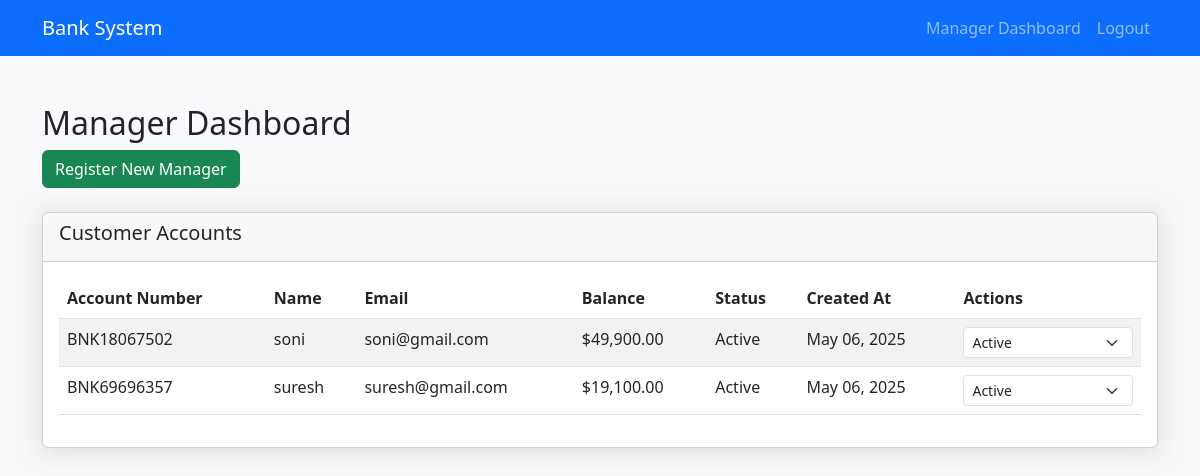
Before: /manager/dashboard.php (signed in) with the older database file.
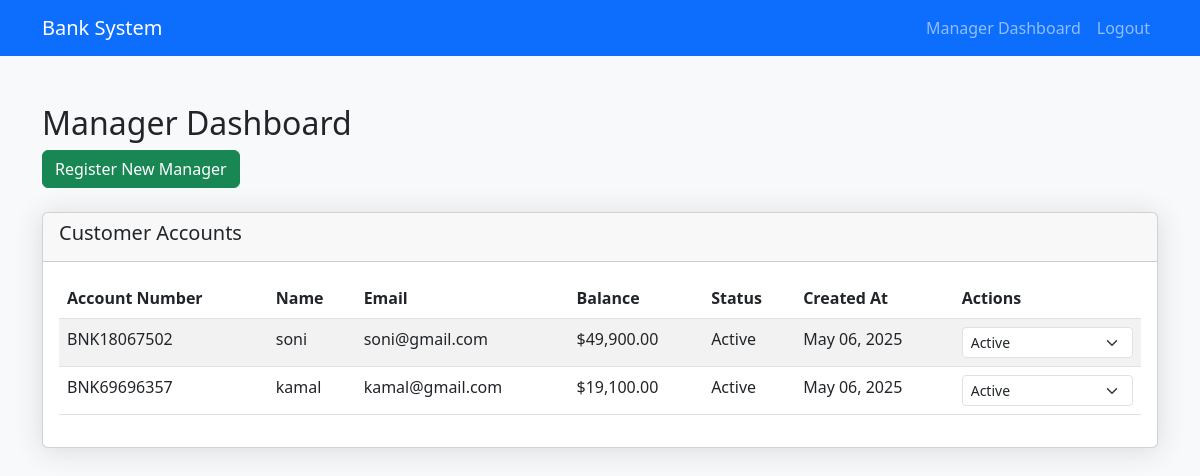
After: the same page with the newer database file.
### tables this page shows
CREATE TABLE `customers` (
  `id` int(11) NOT NULL,
  `name` varchar(100) NOT NULL,
  `email` varchar(100) NOT NULL,
  `password` varchar(255) NOT NULL,
  `account_number` varchar(20) NOT NULL,
  `balance` decimal(10,2) DEFAULT 0.00,
  `status` enum('pending','active','rejected','suspended') DEFAULT 'pending',
  `created_at` timestamp NOT NULL DEFAULT current_timestamp()
);

### includes/functions.php (called while the page is built, shortened)
<?php
function isCustomerLoggedIn() {
    return isset($_SESSION['customer_id']);
}
function isManagerLoggedIn() {
    return isset($_SESSION['manager_id']) && isset($_SESSION['manager_role']);
}
?>

### manager/dashboard.php (the view, shortened to what this page needs)
<?php
require_once '../includes/functions.php';
$sql = "SELECT * FROM customers ORDER BY created_at DESC";
$customers = $conn->query($sql);
?>
<?php include '../includes/header.php'; ?>
    <h2>Manager Dashboard</h2>
    <?php if ($_SESSION['manager_role'] === 'admin'): ?>
    <div class="mb-3">
        <a href="register.php" class="btn btn-success">Register New Manager</a>
    </div>
    <?php endif; ?>
    <div class="card mt-4">
        <div class="card-header">
            <h5>Customer Accounts</h5>
        </div>
        <div class="card-body">
            <?php if ($customers->num_rows > 0): ?>
                <div class="table-responsive">
                    <table class="table table-striped">
                        <thead>
                            <tr>
                                <th>Account Number</th>
                                <th>Name</th>
                                <th>Email</th>
                                <th>Balance</th>
                                <th>Status</th>
                                <th>Created At</th>
                                <th>Actions</th>
                            </tr>
                        </thead>
                        <tbody>
                            <?php while ($customer = $customers->fetch_assoc()): ?>
                                <tr>
                                    <td><?php echo $customer['account_number']; ?></td>
                                    <td><?php echo $customer['name']; ?></td>
                                    <td><?php echo $customer['email']; ?></td>
                                    <td>$<?php echo number_format($customer['balance'], 2); ?></td>
                                    <td><?php echo ucfirst($customer['status']); ?></td>
                                    <td><?php echo date('M d, Y', strtotime($customer['created_at'])); ?></td>
                                    <td>
                                        <form method="POST" class="d-inline">
                                            <select name="status" class="form-select form-select-sm" onchange="this.form.submit()">
                                                <option value="active" <?php echo $customer['status'] == 'active' ? 'selected' : ''; ?>>Active</option>
                                            </select>
                                        </form>
                                    </td>
                                </tr>
                            <?php endwhile; ?>
                        </tbody>
                    </table>
                </div>
            <?php else: ?>
                <p>No customer accounts found.</p>
            <?php endif; ?>
        </div>
    </div>
<?php include '../includes/footer.php'; ?>

### includes/header.php (shortened to what this page needs)
<?php
require_once __DIR__ . '/functions.php';
?>
<!DOCTYPE html>
<html lang="en">
<head>
    <link href="https://cdn.jsdelivr.net/npm/bootstrap@5.3.0/dist/css/bootstrap.min.css" rel="stylesheet">
    <link href="../assets/css/style.css" rel="stylesheet">
</head>
<body>
    <nav class="navbar navbar-expand-lg navbar-dark bg-primary">
        <div class="container">
            <a class="navbar-brand" href="../bank/index.php">Bank System</a>
            <div class="collapse navbar-collapse" id="navbarNav">
                <ul class="navbar-nav ms-auto">
                    <?php if (isCustomerLoggedIn()): ?>
                        <li class="nav-item">
                            <a class="nav-link" href="../customer/dashboard.php">Dashboard</a>
                        </li>
                        <li class="nav-item">
                            <a class="nav-link" href="../logout.php">Logout</a>
                        </li>
                    <?php elseif (isManagerLoggedIn()): ?>
                        <li class="nav-item">
                            <a class="nav-link" href="../manager/dashboard.php">Manager Dashboard</a>
                        </li>
                        <li class="nav-item">
                            <a class="nav-link" href="../logout.php">Logout</a>
                        </li>
                    <?php endif; ?>
                </ul>
            </div>
        </div>
    </nav>
    <div class="container my-5">

### includes/footer.php (shortened to what this page needs)
</div>
</body>
</html>

### assets/css/style.css (style rules this page uses)
body { background-color: #f8f9fa; }
.card { box-shadow: 0 0.15rem 1.75rem 0 rgba(33, 40, 50, 0.15); }
.card-header { font-weight: 500; }
.table-responsive { overflow-x: auto; }

Changed rows visible on the page:
changed customers "BNK69696357": name "suresh" → "kamal"; email "suresh@gmail.com" → "kamal@gmail.com"
